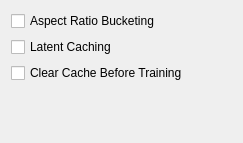
<?xml version="1.0" encoding="UTF-8"?>
<ui version="4.0">
 <class>Form</class>
 <widget class="QWidget" name="Form">
  <property name="geometry">
   <rect>
    <x>0</x>
    <y>0</y>
    <width>243</width>
    <height>143</height>
   </rect>
  </property>
  <property name="windowTitle">
   <string>Form</string>
  </property>
  <layout class="QVBoxLayout" name="verticalLayout">
   <item>
    <widget class="QCheckBox" name="aspectBucketingCbx">
     <property name="toolTip">
      <string>Aspect ratio bucketing enables training on images with different aspect ratios</string>
     </property>
     <property name="text">
      <string>Aspect Ratio Bucketing</string>
     </property>
    </widget>
   </item>
   <item>
    <widget class="QCheckBox" name="latentCachingCbx">
     <property name="toolTip">
      <string>Caching of intermediate training data that can be re-used between epochs</string>
     </property>
     <property name="text">
      <string>Latent Caching</string>
     </property>
    </widget>
   </item>
   <item>
    <widget class="QCheckBox" name="clearCacheCbx">
     <property name="toolTip">
      <string>Clears the cache directory before starting to train. Only disable this if you want to continue using the same cached data. Disabling this can lead to errors, if other settings are changed during a restart</string>
     </property>
     <property name="text">
      <string>Clear Cache Before Training</string>
     </property>
    </widget>
   </item>
   <item>
    <spacer name="verticalSpacer">
     <property name="orientation">
      <enum>Qt::Orientation::Vertical</enum>
     </property>
     <property name="sizeHint" stdset="0">
      <size>
       <width>20</width>
       <height>40</height>
      </size>
     </property>
    </spacer>
   </item>
  </layout>
 </widget>
 <resources/>
 <connections/>
</ui>
